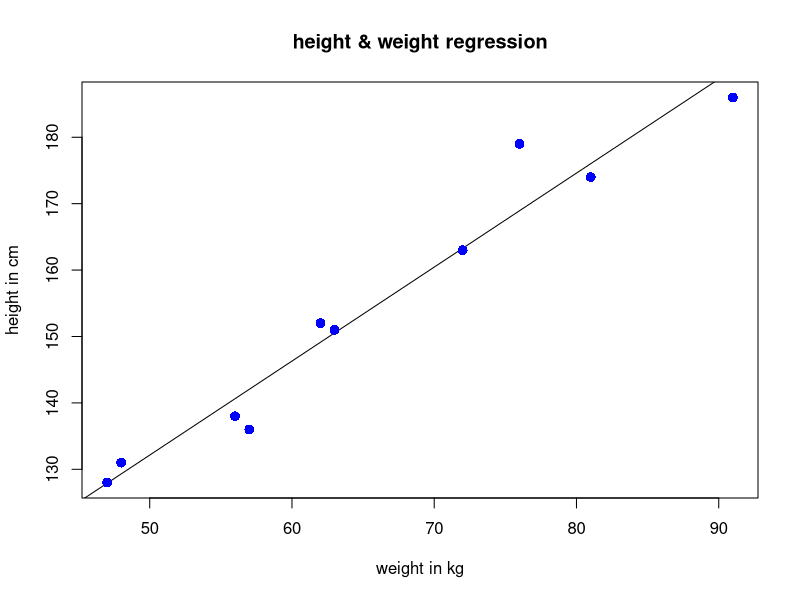

R code for this plot:
x <-c(151,174,138,186,128,136,179,163,152,131)
y <-c(63,81,56,91,47,57,76,72,62,48)
relation<-lm(y~x)
png(file="linearregression.png")
plot(y,x,col="blue",main="height & weight regression", 
     abline(lm(x~y)),cex=1.3,pch=16,xlab="weight in kg",ylab="height in cm")
dev.off()